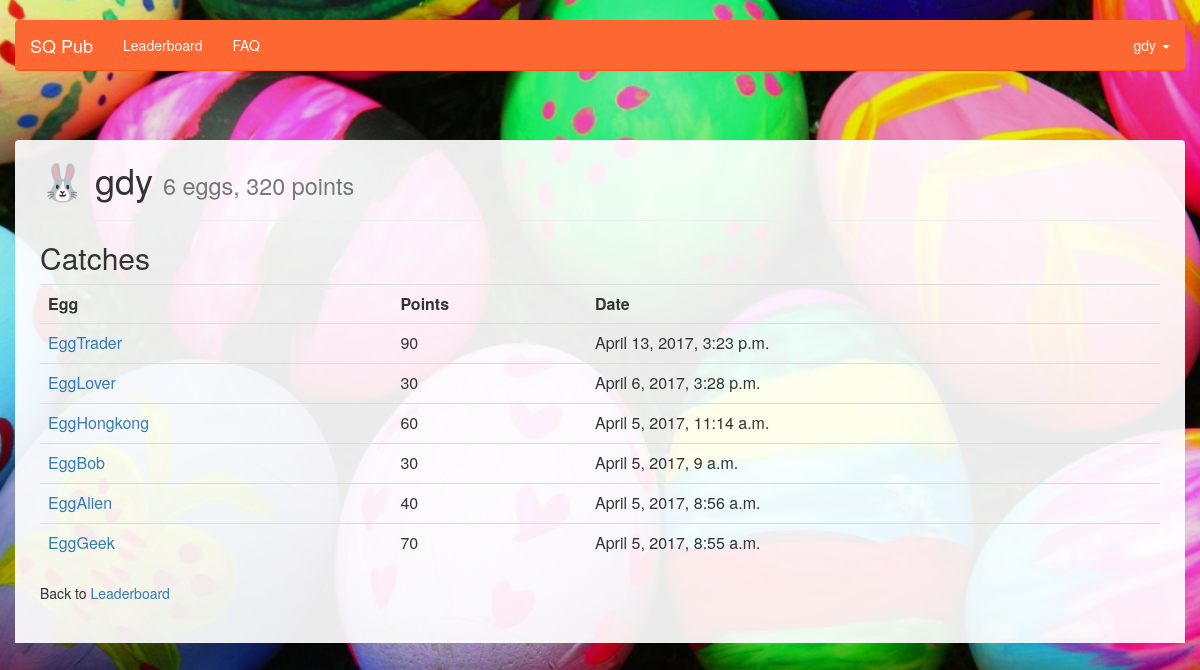
/player/60/, run on the app's committed database.
### eggcatch/models.py (models this page shows, shortened)
@python_2_unicode_compatible  # only if you need to support Python 2
class Player(models.Model):
    name = models.CharField(max_length=64, unique=True)
    last_eurochicken = models.DateTimeField('last eurochicken', default=datetime.datetime.now, blank=True, null=True)
    egg_eurochicken = models.ForeignKey(Egg, on_delete=models.CASCADE, blank=True, null=True)
    code_eurochicken = models.CharField(max_length=32, editable=True, blank=True)
    def score(self):
        d = Player.objects.filter(id=self.id).annotate(score=Sum('catch__egg__points')).values('score')[0]
        return d['score']
    def number_of_eggs(self):
        return self.catch_set.all().count()

@python_2_unicode_compatible  # only if you need to support Python 2
class Catch(models.Model):
    egg = models.ForeignKey(Egg, on_delete=models.CASCADE)
    player = models.ForeignKey(Player, on_delete=models.CASCADE)
    date = models.DateTimeField('catch date')

@python_2_unicode_compatible  # only if you need to support Python 2
class Egg(models.Model):
    name = models.CharField(max_length=64, unique=True)
    points = models.SmallIntegerField(default=10)
    code = models.CharField(max_length=32, editable=True, blank=True, unique=True)
    description = models.CharField(max_length=256, blank=True)
    comment_private = models.CharField(max_length=256, blank=True)
    image = models.ImageField(upload_to=get_image_path, blank=True, null=True)

### eggcatch/views.py (the view)
# urls.py: url(r'^player/(?P<id>[0-9]+)/$', views.player_detail, name='player'),
def player_detail(request, id):
    player = get_object_or_404(Player, id=id)
    catches = Catch.objects.filter(player=player).order_by('-date')
    return render(request, 'player_detail.html', {'player': player, 'catches': catches})

### eggcatch/templates/player_detail.html (shortened to what this page needs)
{% extends "base.html" %}
{% block content %}
<h1>
  &#128048; {{ player.name }}
  <span class="small">
    {{ player.number_of_eggs }} egg{{ player.number_of_eggs|pluralize }}, {{ player.score }} points
</h1>
<hr />
<h2>Catches</h2>
<table class="table table-responsive table-hover">
  <tr>
    <th>Egg</th>
    <th>Points</th>
    <th>Date</th>
{% for c in catches %}
  <tr>
    <td>
      <a href="/egg/{{ c.egg.id }}">{{ c.egg.name }}</a>
    </td>
    <td>
      {{ c.egg.points }}
    </td>
    <td>
      {{ c.date }}
    </td>
  </tr>
{% endfor %}
</table>
<p>Back to <a href="/">Leaderboard</a></p>
{% endblock %}

### eggcatch/templates/base.html (shortened to what this page needs)
<html>
<head>
<link rel="stylesheet" href="/media/css/bootstrap/bootstrap.css">
<link rel="stylesheet" href="/media/css/sqpub.css">
</head>
<body>
  <main>
  <div class="navbar-wrapper">
    <div class="container no-padding">
      <nav class="navbar navbar-default navbar-static-top">
        <div class="container">
          <div class="navbar-header">
            <a class="navbar-brand" href="/">SQ Pub</a>
          </div>
          <div class="collapse navbar-collapse" id="bs-example-navbar-collapse-1">
            <ul class="nav navbar-nav">
              {% if player %}
              <li><a href="/">Leaderboard</a></li>
              <li><a href="/faq">FAQ</a></li>
              {% endif %}
            </ul>
            <ul class="nav navbar-nav navbar-right">
              {% if player %}
              <li class="dropdown">
                <a href="#" class="dropdown-toggle" data-toggle="dropdown" role="button" aria-haspopup="true" aria-expanded="false">
                  {{ player.name }} <span class="caret"></span></a>
              </li>
              {% endif %}
            </ul>
          </div>
        </div>
      </nav>
    </div>
  </div>
    <div class="container main">
      {% block content %}
      {% endblock %}
    </div>
  </main>
</body>
</html>

### site_media/css/sqpub.css (style rules this page uses)
body { background-color: red; background: url('../img/bg2-dark.jpg') no-repeat center center fixed; -webkit-background-size: cover; -moz-background-size: cover; -o-background-size: cover; background-size: cover; min-height: 100%; padding: 0px 10px; }
.no-padding { padding: 0px; }
.navbar-wrapper { position: absolute; top: 0; right: 0; left: 0; z-index: 20; }
.navbar-wrapper > .container { padding-right: 0; padding-left: 0; }
.navbar-wrapper .navbar { padding-right: 15px; padding-left: 15px; }
.navbar-wrapper .navbar .container { width: auto; }
.main { margin-top: 100px; padding-left: 25px; padding-right: 25px; padding-bottom: 30px; background-color: rgba(255, 255, 255, 0.92); border-top-left-radius: 4px; border-top-right-radius: 4px; }
@media (min-width: 768px) { .navbar-wrapper { margin-top: 20px; } }
@media (min-width: 768px) { .navbar-wrapper .navbar { padding-right: 0; padding-left: 0; } }
@media (min-width: 768px) { .navbar-wrapper .navbar { border-radius: 4px; } }
@media (min-width: 768px) { .main { margin-top: 140px; } }

### data on the page
Player: name "gdy", number_of_eggs "6", score "320"
Catch: egg.name "EggTrader", egg.points "90", date "April 13, 2017, 3:23 p.m."
Catch: egg.name "EggLover", egg.points "30", date "April 6, 2017, 3:28 p.m."
Catch: egg.name "EggHongkong", egg.points "60", date "April 5, 2017, 11:14 a.m."
Catch: egg.name "EggBob", egg.points "30", date "April 5, 2017, 9 a.m."
Catch: egg.name "EggAlien", egg.points "40", date "April 5, 2017, 8:56 a.m."
Catch: egg.name "EggGeek", egg.points "70", date "April 5, 2017, 8:55 a.m."
